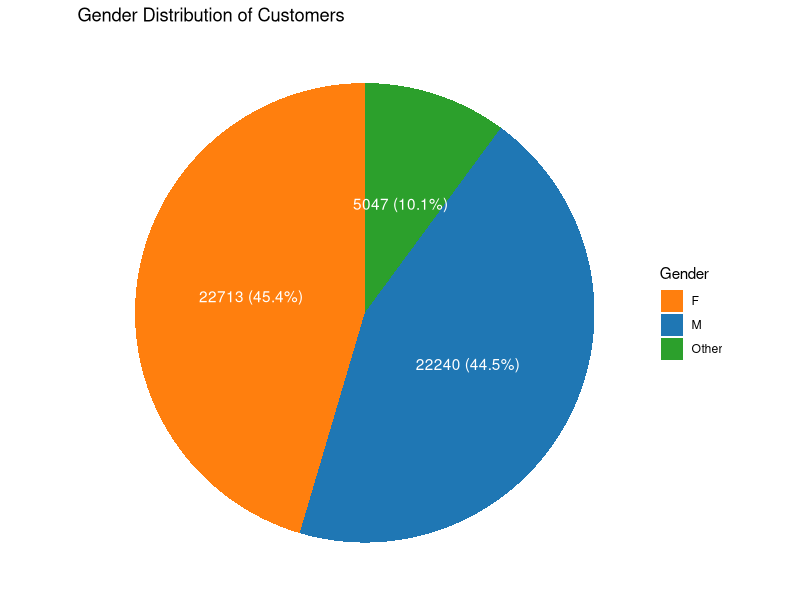

Reproduce this figure in R.
# Load necessary libraries
library(dplyr)
library(ggplot2)

setwd("/Users/suryareddy/Desktop/Data_Analyst_Projects/Customer_Segmentation/")
# Load the dataset
data <- read.csv("customer_data.csv")

# Check the structure of the dataset
str(data)

# Replace missing or empty Gender values with "Other"
data_clean <- data %>%
  mutate(Gender = ifelse(is.na(Gender) | Gender == "", "Other", Gender))

# Gender distribution with count and percentage
gender_distribution <- data_clean %>%
  group_by(Gender) %>%
  summarise(Count = n()) %>%
  mutate(Percentage = Count / sum(Count) * 100)

# Print the gender distribution
print(gender_distribution)

# Visualization: Pie chart of Gender distribution with numbers
ggplot(gender_distribution, aes(x = "", y = Count, fill = Gender)) +
  geom_bar(stat = "identity", width = 1) + 
  coord_polar(theta = "y") +
  geom_text(aes(label = paste0(Count, " (", round(Percentage, 1), "%)")), 
            position = position_stack(vjust = 0.5), color = "white") +  # Add text labels inside the slices
  scale_fill_manual(values = c("M" = "#1f77b4", "F" = "#ff7f0e", "Other" = "#2ca02c")) +  # Custom colors for clarity
  labs(title = "Gender Distribution of Customers") +
  theme_void() +
  theme(legend.position = "right")

